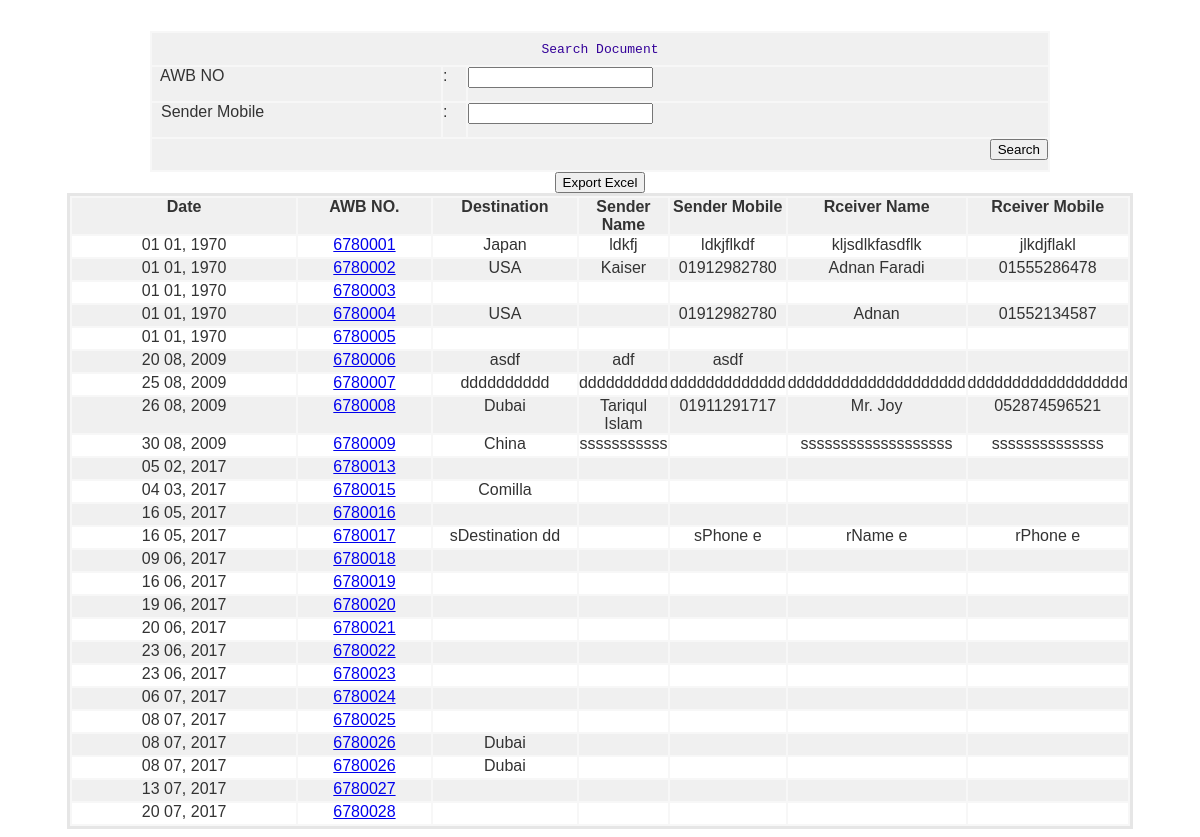
The page /document_list.php?member_ID=8001 on the database its author committed.
### tables this page shows
CREATE TABLE `destination` (
  `des_id` int(11) NOT NULL,
  `agent_id` varchar(20) DEFAULT NULL,
  `sen_acc_no` varchar(20) DEFAULT NULL,
  `origin` varchar(20) DEFAULT NULL,
  `destination` varchar(25) DEFAULT NULL,
  `sender_name` varchar(30) DEFAULT NULL,
  `phone` varchar(20) DEFAULT NULL,
  `company` varchar(50) DEFAULT NULL,
  `address` varchar(150) DEFAULT NULL,
  `city` varchar(20) DEFAULT NULL,
  `state` varchar(20) DEFAULT NULL,
  `province` varchar(20) DEFAULT NULL,
  `country` varchar(20) DEFAULT NULL,
  `zip` varchar(20) DEFAULT NULL,
  `post_code` varchar(20) DEFAULT NULL,
  `rece_name` varchar(30) DEFAULT NULL,
  `rece_phone` varchar(20) DEFAULT NULL,
  `rece_company` varchar(30) DEFAULT NULL,
  `rece_address` varchar(150) DEFAULT NULL,
  `rece_city` varchar(20) DEFAULT NULL,
  `rece_state` varchar(20) DEFAULT NULL,
  `rece_province` varchar(20) DEFAULT NULL,
  `rece_country` varchar(20) DEFAULT NULL,
  `rece_zip` varchar(20) DEFAULT NULL,
  `rece_postcode` varchar(15) DEFAULT NULL,
  `rece_by_bex` varchar(15) DEFAULT NULL,
  `couri_code` varchar(20) DEFAULT NULL,
  `cour_date` varchar(25) DEFAULT NULL,
  `track_no` varchar(25) DEFAULT '6770385',
  `length` varchar(10) DEFAULT NULL,
  `width` varchar(10) DEFAULT NULL,
  `height` varchar(10) DEFAULT NULL,
  `total` varchar(10) DEFAULT NULL,
  `document` varchar(10) DEFAULT NULL,
  `to_vol_weigh` varchar(10) DEFAULT NULL,
  `to_char_weigh` varchar(10) DEFAULT NULL,
  `prepaid` varchar(10) DEFAULT NULL,
  `shipper` varchar(10) DEFAULT NULL,
  `consigne` varchar(10) DEFAULT NULL,
  `cash` varchar(10) DEFAULT NULL,
  `charges` float DEFAULT NULL,
  `no_pics` float DEFAULT NULL,
  `kgs` float DEFAULT NULL,
  `gms` varchar(10) DEFAULT NULL,
  `descri_cont` varchar(150) DEFAULT NULL,
  `pay_r_yes_no` varchar(10) DEFAULT NULL,
  `rec_date_time` int(11) DEFAULT NULL,
  `date_of_exam` int(11) DEFAULT NULL,
  `ship_name_add` varchar(150) DEFAULT NULL,
  `vat_no` varchar(20) DEFAULT NULL,
  `country_of_exprot` varchar(20) DEFAULT NULL,
  `country_of_manu` varchar(20) DEFAULT NULL,
  `coun_of_destination` varchar(20) DEFAULT NULL,
  `export_reference` varchar(20) DEFAULT NULL,
  `consig_name_add` varchar(150) DEFAULT NULL,
  `importer_name_add` varchar(150) DEFAULT NULL,
  `air_way_bill` varchar(20) DEFAULT NULL,
  `mark_nos` varchar(20) DEFAULT NULL,
  `no_of_pkg` varchar(20) DEFAULT NULL,
  `type_of_pack` varchar(20) DEFAULT NULL,
  `descrip_good` varchar(150) DEFAULT NULL,
  `non_city` varchar(20) DEFAULT NULL,
  `unit_measure` varchar(20) DEFAULT NULL,
  `weight` varchar(10) DEFAULT NULL,
  `unit_value` varchar(10) DEFAULT NULL,
  `total_value` varchar(10) DEFAULT NULL,
  `others` varchar(10) NOT NULL,
  `through` int(11) NOT NULL,
  `dvCustoms` varchar(100) NOT NULL,
  `vat` varchar(10) DEFAULT NULL
);

### connect.php (called while the page is built, shortened)
<?php
function connect($sql)
{
	$result = mysql_query($sql);
	return $result;
}
?>

### document_list.php (the view, shortened to what this page needs)
<?php
include('connect.php');
$member_ID = $_REQUEST['member_ID'];
$ext="";
?>
<html>
<head>
<link href="generalrules.css" rel="stylesheet" type="text/css" />
<link href="script/style.css" rel="stylesheet" type="text/css">
</head>
<body>
<form id="monthrepo" name="monthrepo" method="post" action="">
<p>&nbsp;</p>
<table width="76%" border="1" align="center" cellpadding="0" cellspacing="0" bordercolor="#F7F7F7" bgcolor="#F0F0F0">
          <tr>
            <td height="34" colspan="3" valign="middle" background="item/List.gif"><div align="center"><font color="#330099" size="-1" face="Courier New, Courier, mono">Search
            Document</font></div></td>
          </tr>
          <tr>
            <td width="23%" height="36" valign="top">&nbsp; AWB NO</td>
            <td width="2%" valign="top">:</td>
            <td width="46%" valign="top"><input name="awbno" type="text" id="awbno" />
              </td>
          </tr>
          <tr>
            <td height="36" valign="top">&nbsp;&nbsp;Sender Mobile</td>
            <td valign="top">:</td>
            <td valign="top"><input name="smobile" type="text" id="smobile" />
              </td>
          </tr>
          <tr>
            <td height="33" colspan="3" valign="top">
              <div align="right">
                <input type="submit" name="Submit" value="Search">
            </div></td>
          </tr>
        </table>
        <button id="btnExport">Export Excel</button>
</form>
<table width="90%" border="0" align="center" bgcolor="#E6E6E6" id="tblExport">
    <tr>
      <td width="96%" valign="top"> <table width="100%" border="1" align="center" cellpadding="0" cellspacing="0" bordercolor="#F7F7F7" bgcolor="#F0F0F0">
          <tr>
            <th width="22%" height="21" valign="top"> Date</th>
            <th width="13%" valign="top">AWB NO.</th>
            <th width="14%" valign="top">Destination</th>
            <th width="6%" valign="top">Sender Name</th>
            <th width="11%" valign="top">Sender Mobile</th>
            <th width="9%" valign="top">Rceiver Name</th>
            <th width="7%" valign="top">Rceiver Mobile</th>
          </tr>
          <?php
		   $query = "Select * from destination where agent_id = '$member_ID' $ext";
		  $result = connect($query);
		  $bgcolor = ' bgcolor="#F0F0F0" ';
		  while( $id = mysql_fetch_array($result))
		  {
		  if($bgcolor == ' bgcolor="#F0F0F0" ')
		  {
		  	$bgcolor = ' bgcolor="#FFFFFF" ';
		  }
		  else
		  {
		  	$bgcolor = ' bgcolor="#F0F0F0" ';
		  }
		  ?>
          <tr <?php echo $bgcolor;?>>
            <td height="23" valign="top" align="center"><?php echo date("d m, Y", $id['rec_date_time']);?></td>
               <td valign="top" align="center"><a href="destinationprint.php?track_no=<?php echo  $id['track_no'];?>" target="_blank"><?php echo $id['track_no'];?></a></td>
            <td valign="top" align="center"><?php echo $id['destination'];?></td>
            <td valign="top" align="center"><?php echo $id['sender_name'];?></td>
            <td valign="top" align="center"><?php echo $id['phone'];?>            </td>
            <td valign="top" align="center"><?php echo $id['rece_name'];?> </td>
            <td valign="top" align="center"><?php echo $id['rece_phone'];?> </td>
          </tr>
          <?php } ?>
        </table></td>
    </tr>
  </table>
</body>
</html>

### generalrules.css (style rules this page uses)
BODY { FONT-SIZE: 11px; COLOR: #333333; FONT-FAMILY: Arial, Verdana, Helvetica, Geneva, sans-serif; TEXT-ALIGN: center }
FORM { MARGIN: 0px }

### rows shown on the page
destination: rec_date_time "01 01, 1970", track_no "6780001", destination "Japan", sender_name "ldkfj", phone "ldkjflkdf", rece_name "kljsdlkfasdflk", rece_phone "jlkdjflakl"
destination: rec_date_time "01 01, 1970", track_no "6780002", destination "USA", sender_name "Kaiser", phone "01912982780", rece_name "Adnan Faradi", rece_phone "01555286478"
destination: rec_date_time "01 01, 1970", track_no "6780003"
destination: rec_date_time "01 01, 1970", track_no "6780004", destination "USA", phone "01912982780", rece_name "Adnan", rece_phone "01552134587"
destination: rec_date_time "01 01, 1970", track_no "6780005"
destination: rec_date_time "20 08, 2009", track_no "6780006", destination "asdf", sender_name "adf", phone "asdf"
destination: rec_date_time "25 08, 2009", track_no "6780007", destination "dddddddddd", sender_name "dddddddddd", phone "ddddddddddddd", rece_name "dddddddddddddddddddd", rece_phone "dddddddddddddddddd"
destination: rec_date_time "26 08, 2009", track_no "6780008", destination "Dubai", sender_name "Tariqul Islam", phone "01911291717", rece_name "Mr. Joy", rece_phone "052874596521"
destination: rec_date_time "30 08, 2009", track_no "6780009", destination "China", sender_name "sssssssssss", rece_name "sssssssssssssssssss", rece_phone "ssssssssssssss"
destination: rec_date_time "05 02, 2017", track_no "6780013"
destination: rec_date_time "04 03, 2017", track_no "6780015", destination "Comilla"
destination: rec_date_time "16 05, 2017", track_no "6780016"
destination: rec_date_time "16 05, 2017", track_no "6780017", destination "sDestination dd", phone "sPhone e", rece_name "rName e", rece_phone "rPhone e"
destination: rec_date_time "09 06, 2017", track_no "6780018"
destination: rec_date_time "16 06, 2017", track_no "6780019"
destination: rec_date_time "19 06, 2017", track_no "6780020"
destination: rec_date_time "20 06, 2017", track_no "6780021"
destination: rec_date_time "23 06, 2017", track_no "6780022"
destination: rec_date_time "23 06, 2017", track_no "6780023"
destination: rec_date_time "06 07, 2017", track_no "6780024"
destination: rec_date_time "08 07, 2017", track_no "6780025"
destination: rec_date_time "08 07, 2017", track_no "6780026", destination "Dubai"
destination: rec_date_time "08 07, 2017", track_no "6780026", destination "Dubai"
destination: rec_date_time "13 07, 2017", track_no "6780027"
destination: rec_date_time "20 07, 2017", track_no "6780028"
